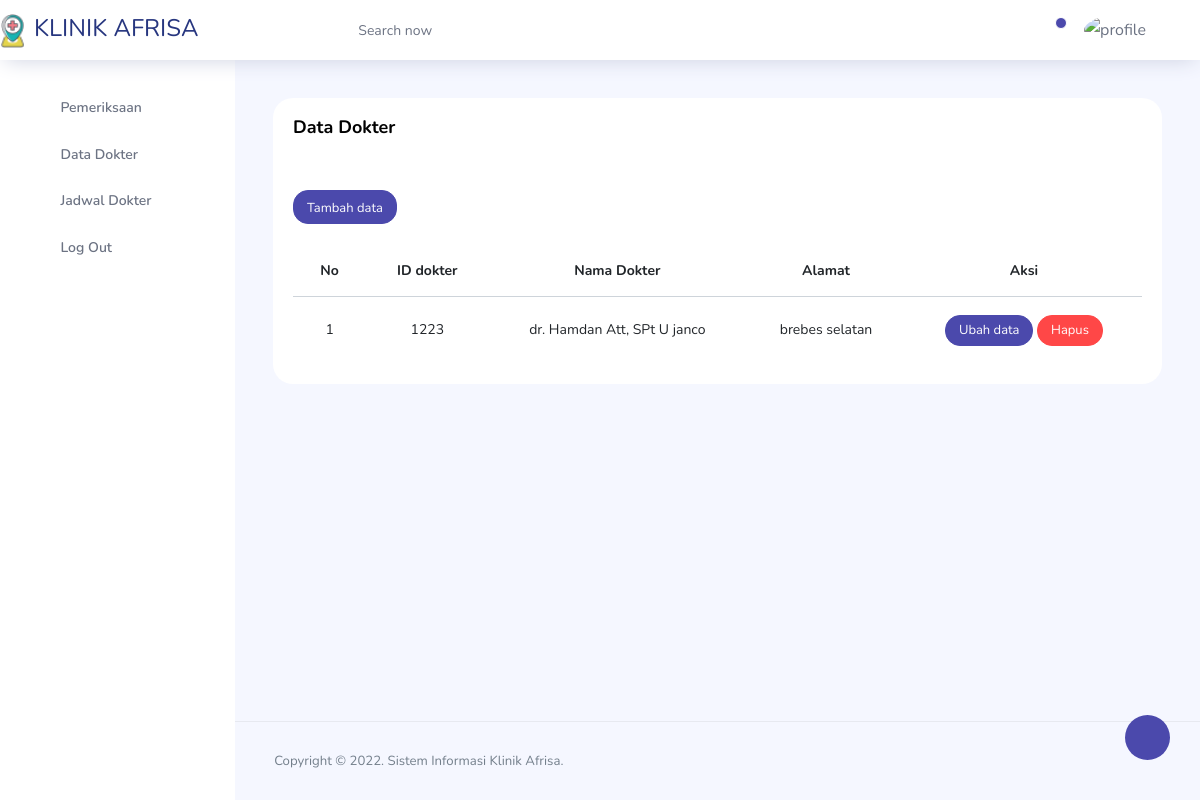
The page /admin/admin/datadokter_dokter.php on the database its author committed.
### tables this page shows
CREATE TABLE `dokter` (
  `id_dokter` varchar(14) NOT NULL,
  `nama_dokter` varchar(90) NOT NULL,
  `nama_poli` varchar(90) NOT NULL,
  `alamat` varchar(25) NOT NULL
);

### admin/admin/datadokter_dokter.php (the view, shortened to what this page needs)
<?php
include 'template/header.php';
include 'template/navbar_dokter.php';
?>
      <div class="main-panel">
        <div class="content-wrapper">
          <div class="row">
             <div class="col-lg-12 grid-margin stretch-card">
              <div class="card">
                <div class="card-body">
                  <h4 class="card-title">Data Dokter</h4>
                  <p class="card-description">
                     <code></code>
                  </p>
                  <div class="table-responsive">
                     <?php
                    $query1="SELECT * FROM dokter  ";
                    $tampil=mysqli_query($kon, $query1) or die(mysqli_error());
                    ?>
                 <a href="input_dokter.php" class="btn btn-sm btn-primary"><i class=""></i> Tambah data</a>
                 <br>
                 <br>
                    <table class="table">
                      <thead>
                      <tr>
                        <th><center>No </center></th>
                        <th><center>ID dokter</center></th>
                        <th><center>Nama Dokter</center></th>
                         <th><center>Alamat</center></th>
                         <th><center>Aksi</center></th>
                      </tr>
                  </thead>
                     <?php
                     $no=0;
                     while($data=mysqli_fetch_array($tampil))
                    {
                     $no++;
                      ?>
                    <tbody>
                    <tr>
                    <td><center><?php echo $no; ?></center></td>
                    <td><center><?php echo $data['id_dokter']; ?></center></td>
                      <td><center><?php echo $data['nama_dokter']; ?></center></td>
                    <td><center><?php echo $data['alamat']; ?></center></td>
                     <td><center><div id="thanks"><a class="btn btn-sm btn-primary" data-placement="bottom" data-toggle="tooltip" title="Edit Data Admin" href="edit_dokter.php?aksi=edit&id_dokter=<?php echo $data['id_dokter'];?>"><span class="glyphicon glyphicon-edit"></span>Ubah data</a>
                       <a onclick="return confirm ('Yakin untuk menghapus data? <?php echo $data['id_dokter'];?>');" class="btn btn-sm btn-danger tooltips" data-placement="bottom" data-toggle="tooltip" title="Hapus Data dokter" href="datadokter.php?aksi=hapus&id_dokter=<?php echo $data['id_dokter'];?>">Hapus <span class="glyphicon glyphicon-trash"></a></center>
                        </td></tr>
                     </div>
                 <?php
              }
              ?>
                  </div>
                </div>
              </div>
            </div>
             </div>
              </div>
       <?php include 'template/footer.php'; ?>
      </div>
    </div>
</body>
</html>

### rows shown on the page
dokter: id_dokter "1223", nama_dokter "dr. Hamdan Att, SPt U janco", alamat "brebes selatan"
